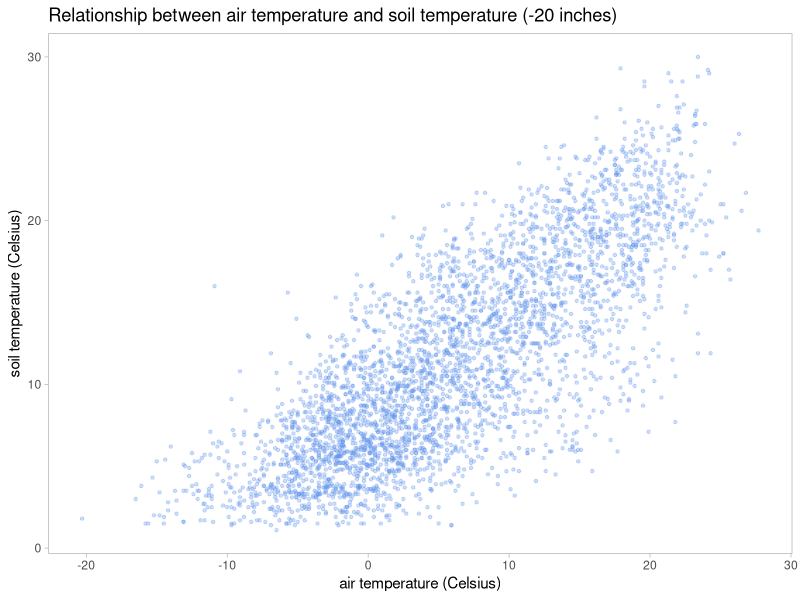
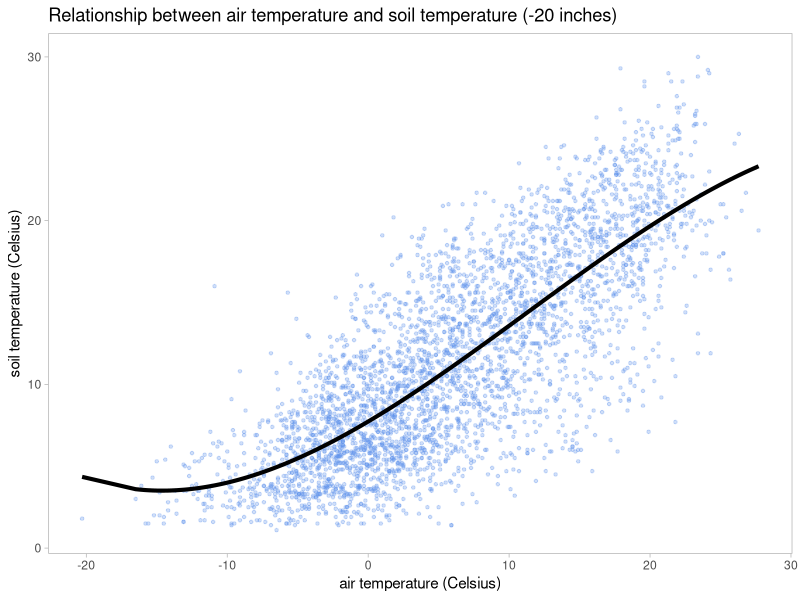

Write R code to recreate these figures, in order.
# Using air temperature to predict soil temperature.
# daily sensor data 2002 to 2021

getwd()
setwd("./dataDir")

library(data.table)
library(tidyverse)
library(ggplot2)

rm(list=ls())
# dev.off()
gc()

soilDT = fread("Powder_Mill_soil_data.csv")
glimpse(soilDT)
summary(soilDT)

# remove summer months July - Sept
soilDT <- soilDT %>% 
  mutate(mon = month(Date)) %>% 
  filter(mon %in% c(1,2,3,4,5,6,10,11,12))

# plot Air temperature vs. Soil temperature (-20 inches)
p0 <- ggplot(soilDT, aes(x = temp_air, y = temp_soil_20)) + 
  geom_point(color = "cornflowerblue", alpha = 0.3, shape = 20) + 
  labs(title = "Relationship between air temperature and soil temperature (-20 inches)") +
  xlab("air temperature (Celsius)") + ylab("soil temperature (Celsius)") +
  theme_light() + theme(panel.grid = element_blank())
p0

# fitting a polynomial to the data (without CV)
model <- lm(temp_soil_20 ~ poly(temp_air, degree = 3), 
            data = soilDT %>% filter(!is.na(temp_air)))
summary(model)

# prediction
soil_fit <- model %>% predict(soilDT[,c("temp_air")])

# plot fitted line
p1 <- p0 + geom_line(aes(y = soil_fit), size = 1.4)
p1
